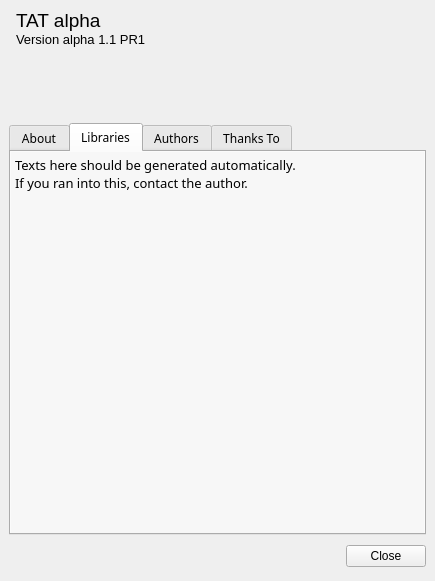
<?xml version="1.0" encoding="UTF-8"?>
<ui version="4.0">
 <class>AboutInterface</class>
 <widget class="QMainWindow" name="AboutInterface">
  <property name="geometry">
   <rect>
    <x>0</x>
    <y>0</y>
    <width>435</width>
    <height>581</height>
   </rect>
  </property>
  <property name="windowTitle">
   <string>About TAT</string>
  </property>
  <widget class="QWidget" name="centralwidget">
   <layout class="QVBoxLayout" name="verticalLayout_3">
    <item>
     <layout class="QHBoxLayout" name="horizontalLayout">
      <property name="spacing">
       <number>0</number>
      </property>
      <item>
       <widget class="QLabel" name="LogoLabel">
        <property name="sizePolicy">
         <sizepolicy hsizetype="Fixed" vsizetype="Fixed">
          <horstretch>0</horstretch>
          <verstretch>0</verstretch>
         </sizepolicy>
        </property>
        <property name="text">
         <string/>
        </property>
        <property name="pixmap">
         <pixmap resource="resources.qrc">:/pics/resources/pics/Beacon.png</pixmap>
        </property>
       </widget>
      </item>
      <item>
       <layout class="QVBoxLayout" name="verticalLayout_2">
        <item>
         <layout class="QVBoxLayout" name="verticalLayout">
          <property name="spacing">
           <number>0</number>
          </property>
          <item>
           <widget class="QLabel" name="TATLabel">
            <property name="sizePolicy">
             <sizepolicy hsizetype="Fixed" vsizetype="Fixed">
              <horstretch>0</horstretch>
              <verstretch>0</verstretch>
             </sizepolicy>
            </property>
            <property name="font">
             <font>
              <pointsize>14</pointsize>
             </font>
            </property>
            <property name="text">
             <string>TAT alpha</string>
            </property>
           </widget>
          </item>
          <item>
           <widget class="QLabel" name="VersionLabel">
            <property name="sizePolicy">
             <sizepolicy hsizetype="Fixed" vsizetype="Fixed">
              <horstretch>0</horstretch>
              <verstretch>0</verstretch>
             </sizepolicy>
            </property>
            <property name="font">
             <font>
              <pointsize>10</pointsize>
             </font>
            </property>
            <property name="text">
             <string>Version alpha 1.1 PR1</string>
            </property>
           </widget>
          </item>
         </layout>
        </item>
        <item>
         <spacer name="verticalSpacer">
          <property name="orientation">
           <enum>Qt::Vertical</enum>
          </property>
          <property name="sizeType">
           <enum>QSizePolicy::Fixed</enum>
          </property>
          <property name="sizeHint" stdset="0">
           <size>
            <width>20</width>
            <height>70</height>
           </size>
          </property>
         </spacer>
        </item>
       </layout>
      </item>
      <item>
       <spacer name="horizontalSpacer_2">
        <property name="orientation">
         <enum>Qt::Horizontal</enum>
        </property>
        <property name="sizeHint" stdset="0">
         <size>
          <width>40</width>
          <height>20</height>
         </size>
        </property>
       </spacer>
      </item>
     </layout>
    </item>
    <item>
     <widget class="QTabWidget" name="MainTab">
      <property name="font">
       <font>
        <family>微软雅黑</family>
       </font>
      </property>
      <property name="currentIndex">
       <number>1</number>
      </property>
      <widget class="QWidget" name="AboutTab">
       <attribute name="title">
        <string>About</string>
       </attribute>
       <layout class="QGridLayout" name="gridLayout">
        <property name="leftMargin">
         <number>0</number>
        </property>
        <property name="topMargin">
         <number>0</number>
        </property>
        <property name="rightMargin">
         <number>0</number>
        </property>
        <property name="bottomMargin">
         <number>0</number>
        </property>
        <property name="spacing">
         <number>0</number>
        </property>
        <item row="0" column="0">
         <widget class="QTextBrowser" name="AboutDisplay">
          <property name="palette">
           <palette>
            <active>
             <colorrole role="Light">
              <brush brushstyle="SolidPattern">
               <color alpha="255">
                <red>255</red>
                <green>255</green>
                <blue>255</blue>
               </color>
              </brush>
             </colorrole>
             <colorrole role="Base">
              <brush brushstyle="SolidPattern">
               <color alpha="255">
                <red>247</red>
                <green>247</green>
                <blue>247</blue>
               </color>
              </brush>
             </colorrole>
            </active>
            <inactive>
             <colorrole role="Light">
              <brush brushstyle="SolidPattern">
               <color alpha="255">
                <red>255</red>
                <green>255</green>
                <blue>255</blue>
               </color>
              </brush>
             </colorrole>
             <colorrole role="Base">
              <brush brushstyle="SolidPattern">
               <color alpha="255">
                <red>247</red>
                <green>247</green>
                <blue>247</blue>
               </color>
              </brush>
             </colorrole>
            </inactive>
            <disabled>
             <colorrole role="Light">
              <brush brushstyle="SolidPattern">
               <color alpha="255">
                <red>255</red>
                <green>255</green>
                <blue>255</blue>
               </color>
              </brush>
             </colorrole>
             <colorrole role="Base">
              <brush brushstyle="SolidPattern">
               <color alpha="255">
                <red>244</red>
                <green>244</green>
                <blue>244</blue>
               </color>
              </brush>
             </colorrole>
            </disabled>
           </palette>
          </property>
          <property name="autoFillBackground">
           <bool>true</bool>
          </property>
          <property name="frameShape">
           <enum>QFrame::NoFrame</enum>
          </property>
          <property name="frameShadow">
           <enum>QFrame::Plain</enum>
          </property>
          <property name="html">
           <string>&lt;!DOCTYPE HTML PUBLIC &quot;-//W3C//DTD HTML 4.0//EN&quot; &quot;http://www.w3.org/TR/REC-html40/strict.dtd&quot;&gt;
&lt;html&gt;&lt;head&gt;&lt;meta name=&quot;qrichtext&quot; content=&quot;1&quot; /&gt;&lt;style type=&quot;text/css&quot;&gt;
p, li { white-space: pre-wrap; }
&lt;/style&gt;&lt;/head&gt;&lt;body style=&quot; font-family:'微软雅黑'; font-size:9pt; font-weight:400; font-style:normal;&quot;&gt;
&lt;p style=&quot; margin-top:0px; margin-bottom:0px; margin-left:0px; margin-right:0px; -qt-block-indent:0; text-indent:0px;&quot;&gt;&lt;span style=&quot; font-family:'Noto Sans'; font-size:10pt;&quot;&gt;Texts here should be generated automatically.&lt;/span&gt;&lt;/p&gt;
&lt;p style=&quot; margin-top:0px; margin-bottom:0px; margin-left:0px; margin-right:0px; -qt-block-indent:0; text-indent:0px;&quot;&gt;&lt;span style=&quot; font-family:'Noto Sans'; font-size:10pt;&quot;&gt;If you ran into this, contact the author.&lt;/span&gt;&lt;/p&gt;&lt;/body&gt;&lt;/html&gt;</string>
          </property>
          <property name="openExternalLinks">
           <bool>true</bool>
          </property>
         </widget>
        </item>
       </layout>
      </widget>
      <widget class="QWidget" name="LibrariesTab">
       <attribute name="title">
        <string>Libraries</string>
       </attribute>
       <layout class="QGridLayout" name="gridLayout_2">
        <property name="leftMargin">
         <number>0</number>
        </property>
        <property name="topMargin">
         <number>0</number>
        </property>
        <property name="rightMargin">
         <number>0</number>
        </property>
        <property name="bottomMargin">
         <number>0</number>
        </property>
        <property name="spacing">
         <number>0</number>
        </property>
        <item row="0" column="0">
         <widget class="QTextBrowser" name="LibrariesDisplay">
          <property name="palette">
           <palette>
            <active>
             <colorrole role="Base">
              <brush brushstyle="SolidPattern">
               <color alpha="255">
                <red>247</red>
                <green>247</green>
                <blue>247</blue>
               </color>
              </brush>
             </colorrole>
            </active>
            <inactive>
             <colorrole role="Base">
              <brush brushstyle="SolidPattern">
               <color alpha="255">
                <red>247</red>
                <green>247</green>
                <blue>247</blue>
               </color>
              </brush>
             </colorrole>
            </inactive>
            <disabled>
             <colorrole role="Base">
              <brush brushstyle="SolidPattern">
               <color alpha="255">
                <red>244</red>
                <green>244</green>
                <blue>244</blue>
               </color>
              </brush>
             </colorrole>
            </disabled>
           </palette>
          </property>
          <property name="autoFillBackground">
           <bool>true</bool>
          </property>
          <property name="frameShape">
           <enum>QFrame::NoFrame</enum>
          </property>
          <property name="frameShadow">
           <enum>QFrame::Plain</enum>
          </property>
          <property name="html">
           <string>&lt;!DOCTYPE HTML PUBLIC &quot;-//W3C//DTD HTML 4.0//EN&quot; &quot;http://www.w3.org/TR/REC-html40/strict.dtd&quot;&gt;
&lt;html&gt;&lt;head&gt;&lt;meta name=&quot;qrichtext&quot; content=&quot;1&quot; /&gt;&lt;style type=&quot;text/css&quot;&gt;
p, li { white-space: pre-wrap; }
&lt;/style&gt;&lt;/head&gt;&lt;body style=&quot; font-family:'微软雅黑'; font-size:9pt; font-weight:400; font-style:normal;&quot;&gt;
&lt;p style=&quot; margin-top:0px; margin-bottom:0px; margin-left:0px; margin-right:0px; -qt-block-indent:0; text-indent:0px;&quot;&gt;&lt;span style=&quot; font-family:'Noto Sans'; font-size:10pt;&quot;&gt;Texts here should be generated automatically.&lt;/span&gt;&lt;/p&gt;
&lt;p style=&quot; margin-top:0px; margin-bottom:0px; margin-left:0px; margin-right:0px; -qt-block-indent:0; text-indent:0px;&quot;&gt;&lt;span style=&quot; font-family:'Noto Sans'; font-size:10pt;&quot;&gt;If you ran into this, contact the author.&lt;/span&gt;&lt;/p&gt;&lt;/body&gt;&lt;/html&gt;</string>
          </property>
         </widget>
        </item>
       </layout>
      </widget>
      <widget class="QWidget" name="AuthorsTab">
       <property name="autoFillBackground">
        <bool>true</bool>
       </property>
       <attribute name="title">
        <string>Authors</string>
       </attribute>
       <layout class="QGridLayout" name="gridLayout_3">
        <property name="leftMargin">
         <number>2</number>
        </property>
        <property name="topMargin">
         <number>2</number>
        </property>
        <property name="rightMargin">
         <number>2</number>
        </property>
        <property name="bottomMargin">
         <number>2</number>
        </property>
        <property name="spacing">
         <number>2</number>
        </property>
        <item row="0" column="0">
         <layout class="QFormLayout" name="AuthorsLayout"/>
        </item>
       </layout>
      </widget>
      <widget class="QWidget" name="ThanksTab">
       <attribute name="title">
        <string>Thanks To</string>
       </attribute>
       <layout class="QGridLayout" name="gridLayout_4">
        <property name="leftMargin">
         <number>2</number>
        </property>
        <property name="topMargin">
         <number>2</number>
        </property>
        <property name="rightMargin">
         <number>2</number>
        </property>
        <property name="bottomMargin">
         <number>2</number>
        </property>
        <property name="spacing">
         <number>2</number>
        </property>
        <item row="0" column="0">
         <layout class="QFormLayout" name="ThanksLayout"/>
        </item>
       </layout>
      </widget>
     </widget>
    </item>
    <item>
     <layout class="QHBoxLayout" name="horizontalLayout_2">
      <item>
       <spacer name="horizontalSpacer">
        <property name="orientation">
         <enum>Qt::Horizontal</enum>
        </property>
        <property name="sizeHint" stdset="0">
         <size>
          <width>363</width>
          <height>31</height>
         </size>
        </property>
       </spacer>
      </item>
      <item>
       <widget class="QPushButton" name="CloseButton">
        <property name="text">
         <string>Close</string>
        </property>
        <property name="icon">
         <iconset resource="resources.qrc">
          <normaloff>:/pics/resources/pics/emblems/emblem-unreadable.png</normaloff>:/pics/resources/pics/emblems/emblem-unreadable.png</iconset>
        </property>
        <property name="checkable">
         <bool>false</bool>
        </property>
        <property name="checked">
         <bool>false</bool>
        </property>
        <property name="flat">
         <bool>false</bool>
        </property>
       </widget>
      </item>
     </layout>
    </item>
   </layout>
  </widget>
  <widget class="QMenuBar" name="menubar">
   <property name="geometry">
    <rect>
     <x>0</x>
     <y>0</y>
     <width>435</width>
     <height>26</height>
    </rect>
   </property>
  </widget>
 </widget>
 <resources>
  <include location="resources.qrc"/>
 </resources>
 <connections/>
</ui>
